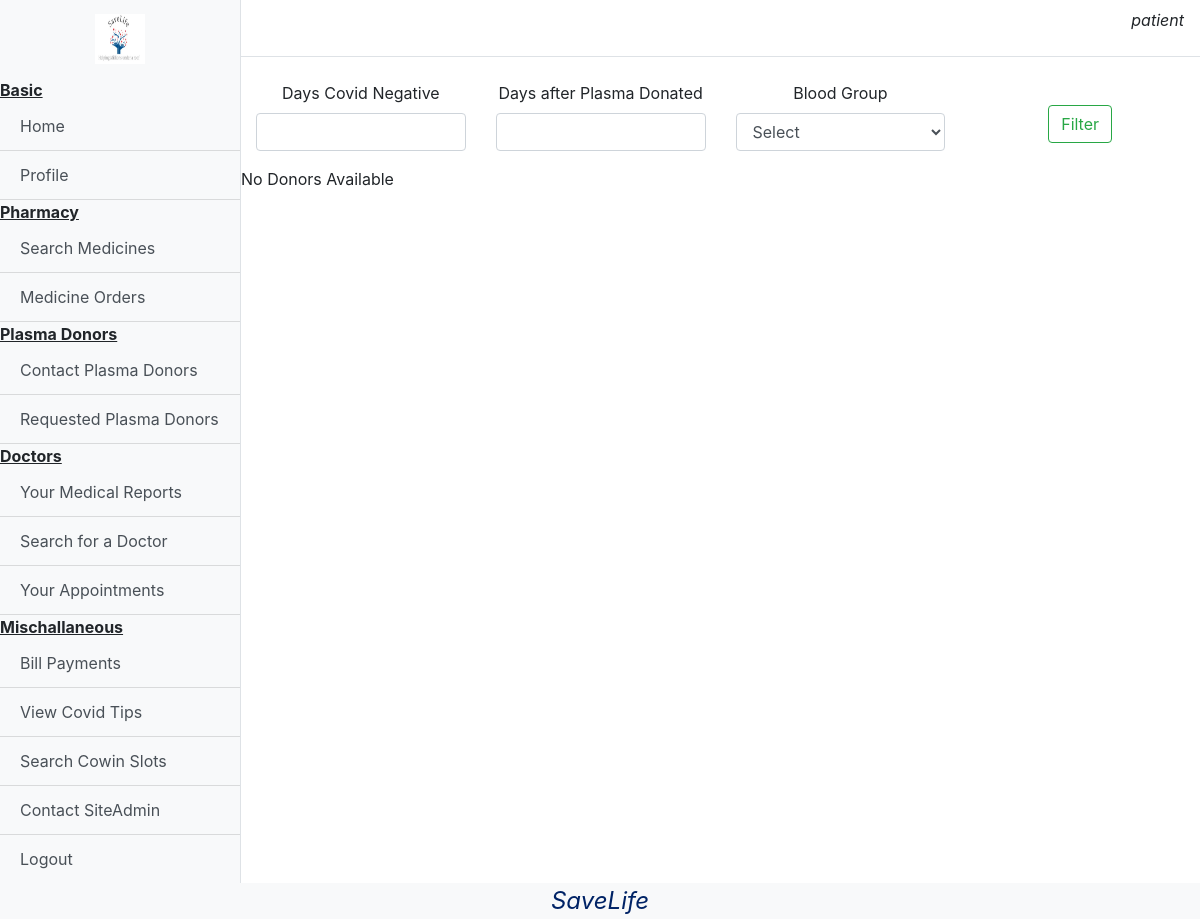
Page /patient/searchDonors (signed in) on the earlier database version.
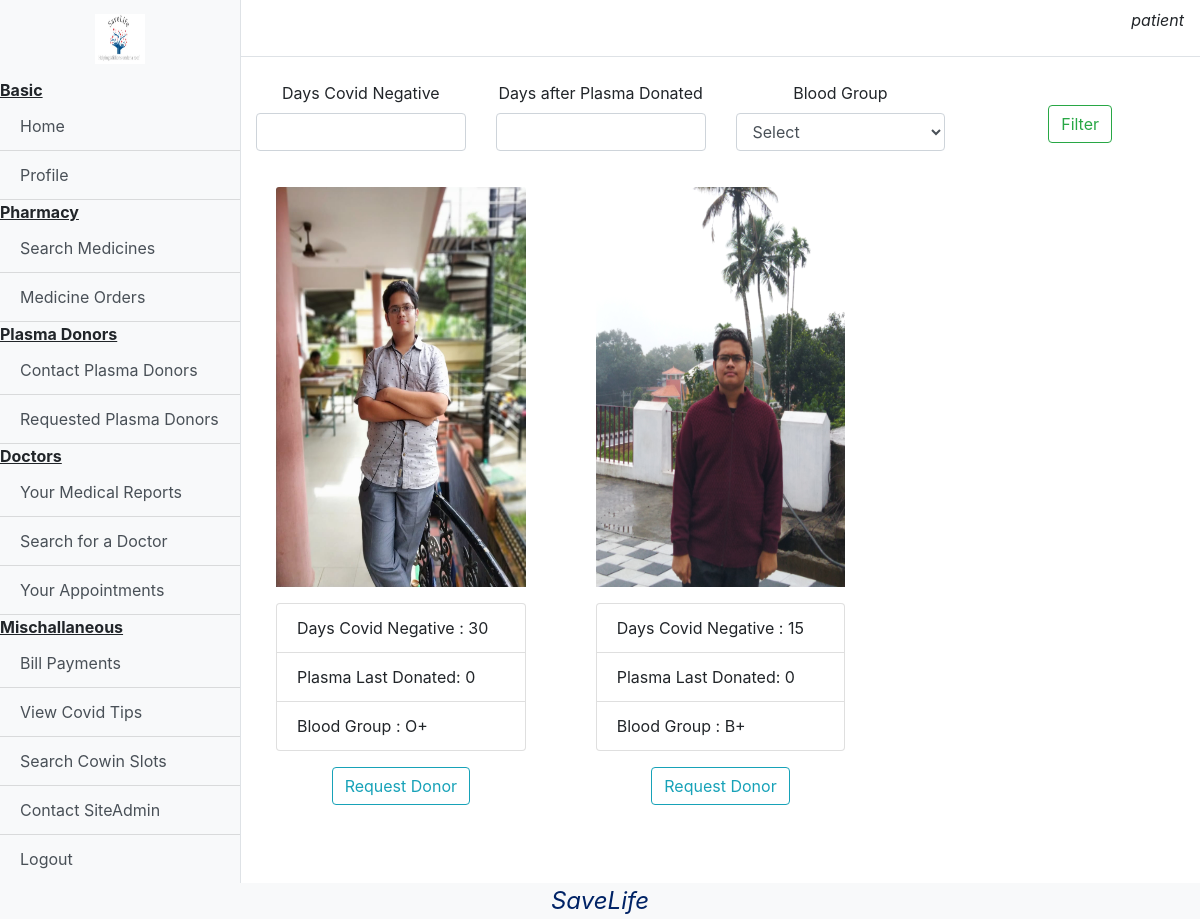
Same page on the later database version.
### base/models.py (models this page shows, shortened)
class User(AbstractUser):
    type = models.CharField(max_length=10,choices=(("Patient","Patient"),("Doctor","Doctor"),("Donor","Donor"),("Pharmacy","Pharmacy")))

### donor/models.py (models this page shows)
class PlasmaProfile(models.Model):
    user = models.ForeignKey(User,on_delete=models.CASCADE)
    days_covid_negative = models.IntegerField()
    plasma_last_donated = models.IntegerField(default=0)
    blood_group = models.CharField(choices=(('A+','A+'),('A-','A-'),('B+','B+'),('B-','B-'),('AB+','AB+'),('AB-','AB-'),('O+','O+'),('O-','O-')),max_length=4)
    photo = models.ImageField(upload_to = 'plasma_donors',blank=True)

### patient/views.py (the view)
# urls.py: path('searchDonors',views.searchDonors,name="searchDonors"),
def searchDonors(request):
    if request.user.type!="Patient":
        storage = messages.get_messages(request)
        storage.used = True
        messages.info(request,'Not Allowed. Please Re-Login')
        return redirect('/')
    obj = PlasmaProfile.objects.all()
    return render(request,"Patient/searchDonors.html",{'obj':obj,'len':len(obj)})

### templates/Patient/searchDonors.html (shortened to what this page needs)
{%extends "Patient/dashboard.html"%}
{%block content%}
<br>
<form action="/patient/filterDonors" style="text-align: center;" method="GET" >
    <div class="row">
        <div class="col-sm-3">
            <div class="form-group">
                <label for="days_covid_negative">Days Covid Negative</label>
                <input type="number" class="form-control" name="days_covid_negative" id="days_covid_negative">
            </div>
        </div>
        <div class="col-sm-3">
            <div class="form-group">
                <label for="plasma_last_donated">Days after Plasma Donated</label>
                <input type="text" class="form-control" name="plasma_last_donated" id="plasma_last_donated">
            </div>
        </div>
        <div class="col-sm-3">
            <div class="form-group">
                <label for="blood_group">Blood Group</label>
                <select name="blood_group" id="blood_group" class="form-control">
                    <option value="">Select</option>
                </select>
            </div>
        </div>
        <div class="col-sm-3">
            <div class="form-group"><br>
                <input type="submit" value="Filter" class="btn btn-outline-success" />
            </div>
        </div>
    </div>
</form>
<div class="row">
    {%if len == 0%}
    <p style="text-align: center;">No Donors Available</p>
    {%else%}
    {%for item in obj%}
    <div class="col-sm-4">
        <div class="card-body">
            <img class="card-img-top" src="{{item.photo.url}}" width="200px" height="400px" alt="Card image cap">
            <p class="card-text">
                <ul class="list-group">
                    <li class="list-group-item">Days Covid Negative : {{item.days_covid_negative}}</li>
                    <li class="list-group-item">Plasma Last Donated: {{item.plasma_last_donated}}</li>
                    <li class="list-group-item">Blood Group : {{item.blood_group}}</li>
                </ul>
            </p>
            <div class="row">
                <div class="col-sm">
                    <center><a href="/patient/requestDonor/{{item.user.id}}" class="btn btn-outline-info">Request Donor</a></center>
                </div>
            </div>
        </div>
    </div>
    {%endfor%}
    {%endif%}
</div>
{%endblock%}

### templates/Patient/dashboard.html (shortened to what this page needs)
{%load static%}
{% load google_translate %}
<!DOCTYPE html>
<html lang="en">
<head>
    <link rel="stylesheet" href="https://cdn.jsdelivr.net/npm/bootstrap@4.5.3/dist/css/bootstrap.min.css">
    <link rel="stylesheet" href="{% static 'css/dashboard.css' %}">
</head>
<body>
  <div class="d-flex" id="wrapper">
    <div class="bg-light border-right" id="sidebar-wrapper">
      <div class="sidebar-heading"><center><img src="{% static 'images/logo.jpg' %}" width="50px" height="50px"></center></div>
      <div class="list-group list-group-flush">
        <b><u>Basic</u></b>
        <a href="/dashboard" class="list-group-item list-group-item-action bg-light">Home</a>
        <a href="/addProfile" class="list-group-item list-group-item-action bg-light">Profile</a>
        <b><u>Pharmacy</u></b>
        <a href="/patient/searchMedicine" class="list-group-item list-group-item-action bg-light">Search Medicines</a>
        <a href="/patient/yourOrders" class="list-group-item list-group-item-action bg-light">Medicine Orders</a>
        <b><u>Plasma Donors</u></b>
        <a href="/patient/searchDonors" class="list-group-item list-group-item-action bg-light">Contact Plasma Donors</a>
        <a href="/patient/showDonorRequest" class="list-group-item list-group-item-action bg-light">Requested Plasma Donors </a>
        <b><u>Doctors</u></b>
        <a href="/patient/MedicalReport" class="list-group-item list-group-item-action bg-light">Your Medical Reports</a>
        <a href="/patient/viewDoctor" class="list-group-item list-group-item-action bg-light">Search for a Doctor</a>
        <a href="/patient/viewAppointment" class="list-group-item list-group-item-action bg-light">Your Appointments</a>
        <b><u> Mischallaneous</u></b>
        <a href="/patient/yourBill" class="list-group-item list-group-item-action bg-light">Bill Payments</a>
        <a href="/covidTips" class="list-group-item list-group-item-action bg-light">View Covid Tips</a>
        <a href="/cowinSlot" class="list-group-item list-group-item-action bg-light">Search Cowin Slots</a>
        <a href="/contactAdmin" class="list-group-item list-group-item-action bg-light">Contact SiteAdmin</a>
        <a href="/logout" class="list-group-item list-group-item-action bg-light">Logout</a>
      </div>
    </div>
    <div id="page-content-wrapper">
      <nav class="navbar navbar-expand-lg navbar-light bg-transparent border-bottom">
        <button class="btn btn-link" id="menu-toggle"></button>
        <p class="justify-content-end ml-auto" style="font-style: oblique;">{% google_translate type='vertical' language='en' %} {{request.user.username}}</p>
      </nav>
      <div class="container-fluid">
            {%block content%}
            {%endblock%}
      </div>
    </div>
  </div>
  <div class="footer obq bg-light">
    SaveLife
</div>
</body>
</html>

### static/css/dashboard.css (style rules this page uses)
#wrapper { overflow-x: hidden; }
#sidebar-wrapper { min-height: 100vh; margin-left: -15rem; -webkit-transition: margin .25s ease-out; -moz-transition: margin .25s ease-out; -o-transition: margin .25s ease-out; transition: margin .25s ease-out; }
.footer { font-weight: 400; font-size: 1.3em; left: 0; bottom: 0; width: 100%; color: #002366; text-align: center; }
#sidebar-wrapper .sidebar-heading { padding: 0.875rem 1.25rem; font-size: 1.2rem; }
#sidebar-wrapper .list-group { width: 15rem; }
#page-content-wrapper { min-width: 100vw; }
@media (min-width: 768px) { #sidebar-wrapper { margin-left: 0; } }
@media (min-width: 768px) { #page-content-wrapper { min-width: 0; width: 100%; } }
.obq { font-style: oblique; font-size: 1.5em; text-align:center; }

Differences in the rows shown:
added PlasmaProfile: photo (picture), days_covid_negative "30", plasma_last_donated "0", blood_group "O+"
added PlasmaProfile: photo (picture), days_covid_negative "15", plasma_last_donated "0", blood_group "B+"
Other differences:
text no longer shown: "No Donors Available"
